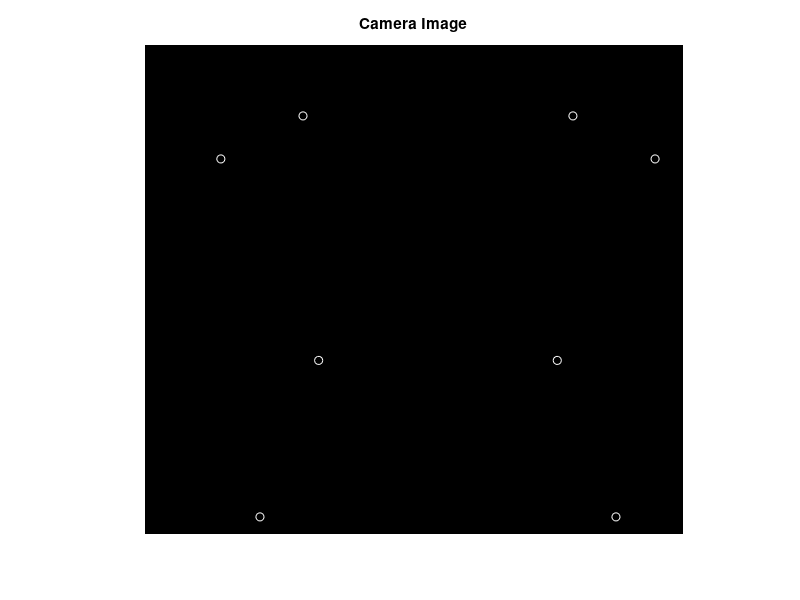

MATLAB code to generate this figure: (Note: this script raises an error after producing the figure.)
%% -------------------------------------------------------------------
%                               Part 1
%-------------------------------------------------------------------
%------- draw image points -------%
figure;
image = zeros(500,550);
imshow(image);
hold on;
c = [422,178,118,482,438,162,78,522];
r = [323,323,483,483,73,73,117,117];
plot(c,r,'wo');
title('Camera Image');

%------- generate P, 16*12 matrix -------%
Cube_points = [2,2,2; -2,2,2; -2,2,-2; 2,2,-2; 2,-2,2;-2,-2,2;-2,-2,-2;2,-2,-2];
P = zeros(16,12);
for i = 1 : 8
    cube_point = Cube_points(i,:);
    u = c(i);
    v = r(i);
    p = getp(cube_point,u,v);
    P(2*i-1:2*i,:) = p;
end
% print P
P

%------- solve Pm=0 -------%
[~,~,V] = svd(P);
M = zeros(3,4);
M(1,:) = V(1:4,12)';
M(2,:) = V(5:8,12)';
M(3,:) = V(9:12,12)';
% print M
M

%------- get Euclidean coordinates of the camera center -------%
[~,~,V] = svd(M);
Camera_center = V(1:3,4)/V(4,4);
Camera_center

%------- get M_prime -------%
M_prime = M(1:3,1:3)/M(3,3);
M_prime
    
%------- get R_X and Theta_x and N -------%
cos_x = M_prime(3,3)/sqrt(M_prime(3,3)*M_prime(3,3)+M_prime(3,2)*M_prime(3,2));
sin_x = -M_prime(3,2)/sqrt(M_prime(3,3)*M_prime(3,3)+M_prime(3,2)*M_prime(3,2));
theta_x = asin(sin_x)/pi*180
R_x = [1,0,0;0,cos_x,-sin_x;0,sin_x,cos_x]
N = M_prime*R_x

%------- get R_z and Theta_z -------%
cos_z = N(2,2)/sqrt(N(2,1)*N(2,1)+N(2,2)*N(2,2));
sin_z = -N(2,1)/sqrt(N(2,1)*N(2,1)+N(2,2)*N(2,2));
theta_z = asin(sin_z)/pi*180
R_z = [cos_z,-sin_z,0;sin_z,cos_z,0;0,0,1]

%------- compute K, focal lengths and image center coordinates -------%

K = N*R_z;
K = K/K(3,3)
alpha = K(1,1);
theta = acot(-K(1,2)/alpha);
beta = K(2,2)*sin(theta);
u_0 = K(1,3);
v_0 = K(2,3);

%% -------------------------------------------------------------------
%                               Part 2
%-------------------------------------------------------------------
%------- corner extraction and homography computation -------%
w = 30*9/1000;
h = 30*7/1000;
x_1 = [0,w,w,0;0,0,h,h;1,1,1,1];
I1 = imread('images2.png');
I2 = imread('images9.png');
I3 = imread('images12.png');
I4 = imread('images20.png');
V_0 = zeros(8,6);
figure;
for i = 1 : 4
    imshow(eval(['I',int2str(i)]));
    [x,y] = ginput(4);
    x_2(1,:) = x';
    x_2(2,:) = y';
    x_2(3,:) = ones(1,4);
    h = homography2d(x_1,x_2);
    s = h*x_1;
    H(:,:,i) = h;
    v11 = [h(1,1)*h(1,1),h(1,1)*h(2,1)+h(2,1)*h(1,1),h(2,1)*h(2,1),h(3,1)*h(1,1)+h(1,1)*h(3,1),h(3,1)*h(2,1)+h(2,1)*h(3,1),h(3,1)*h(3,1)]';
    v12 = [h(1,1)*h(1,2),h(1,1)*h(2,2)+h(2,1)*h(1,2),h(2,1)*h(2,2),h(3,1)*h(1,2)+h(1,1)*h(3,2),h(3,1)*h(2,2)+h(2,1)*h(3,2),h(3,1)*h(3,2)]';
    v22 = [h(1,2)*h(1,2),h(1,2)*h(2,2)+h(2,2)*h(1,2),h(2,2)*h(2,2),h(3,2)*h(1,2)+h(1,2)*h(3,2),h(3,2)*h(2,2)+h(2,2)*h(3,2),h(3,2)*h(3,2)]';
    V_0(2*i-1,:) = v12';
    V_0(2*i,:) = v11'-v22';    
end
H
%------- compute intrinsic and extrinsic parameters -------%
% compute B
[~,~,V] = svd(V_0);
B = zeros(3,3);
B(1,1) = V(1,6)';
B(1,2) = V(2,6)';
B(2,1) = V(2,6)';
B(2,2) = V(3,6)';
B(1,3) = V(4,6)';
B(3,1) = V(4,6)';
B(2,3) = V(5,6)';
B(3,2) = V(5,6)';
B(3,3) = V(6,6)';
B

% compute intrinsic parameters and A
v_0_2d = (B(1,2)*B(1,3)-B(1,1)*B(2,3))/(B(1,1)*B(2,2)-B(1,2)*B(1,2))
lambda_2d = B(3,3)-(B(1,3)*B(1,3)+v_0_2d*(B(1,2)*B(1,3)-B(1,1)*B(2,3)))/B(1,1)
alpha_2d = sqrt(lambda_2d/B(1,1))
beta_2d = sqrt(lambda_2d*B(1,1)/(B(1,1)*B(2,2)-B(1,2)*B(1,2)))
gamma_2d = -B(1,2)*alpha_2d*alpha_2d*beta_2d/lambda_2d
u_0_2d = gamma_2d*v_0_2d/alpha_2d - B(1,3)*alpha_2d*alpha_2d/gamma_2d
A = [alpha_2d,gamma_2d,u_0_2d;0,beta_2d,v_0_2d;0,0,1];
A_inv = eye(3)/A;
R_0 = zeros(3,3,4);
R = zeros(3,3,4);
t = zeros(3,4);

% compute extrinsic parameters and A
for i = 1:4
    % computer R and t
    lambda = 1/((A_inv*H(1:3,1,i))'*(A_inv*H(1:3,1,i)));
    R_0(1:3,1,i) = A_inv*H(1:3,1,i)*lambda;
    R_0(1:3,2,i) = A_inv*H(1:3,2,i)*lambda;
    R_0(1:3,3,i) = cross(R_0(1:3,1,i),R_0(1:3,2,i));
    t(:,i) = A_inv*H(1:3,3,i)*lambda;
    % test R
    test1(:,:,i) = R_0(:,:,i)'*R_0(:,:,i);
    % improve R
    [U,~,V] = svd(R_0(:,:,i));
    R(:,:,i) = U*V';
    % test R
    test2(:,:,i) = R(:,:,i)'*R(:,:,i);
end
% print t,R_0,R,test1=R_0'R_0,test2=R'R
t
R_0
R
test1
test2

%------------------- improving accuracy -------------------%
% ---------- get approximate grid corners
P_80 = 0.03*[0,1,2,3,4,5,6,7,8,9, 0,1,2,3,4,5,6,7,8,9, 0,1,2,3,4,5,6,7,8,9, 0,1,2,3,4,5,6,7,8,9, 0,1,2,3,4,5,6,7,8,9, 0,1,2,3,4,5,6,7,8,9, 0,1,2,3,4,5,6,7,8,9, 0,1,2,3,4,5,6,7,8,9;
    0,0,0,0,0,0,0,0,0,0, 1,1,1,1,1,1,1,1,1,1, 2,2,2,2,2,2,2,2,2,2, 3,3,3,3,3,3,3,3,3,3, 4,4,4,4,4,4,4,4,4,4, 5,5,5,5,5,5,5,5,5,5, 6,6,6,6,6,6,6,6,6,6, 7,7,7,7,7,7,7,7,7,7];
P_80(3,:) = ones(1,80);
p_approx = zeros(3,80,4);
figure; 
for i = 1 : 4
    p_approx(:,:,i) = H(:,:,i)*P_80;
    p_approx(:,:,i) = p_approx(:,:,i)./[p_approx(3,:,i);p_approx(3,:,i);p_approx(3,:,i)];
    subplot(2,2,i); imshow(eval(['I',int2str(i)])); 
    hold on;
    c = uint16(p_approx(1,:,i));
    r = uint16(p_approx(2,:,i));
    plot(c,r,'go');
    title(['Figure1:Projected grid corners ',int2str(i)]);
end

% ---------- detect Harris corners
figure; 
for i = 1 : 4     
    [cim, r, c, rsubp, csubp] = harris(rgb2gray(eval(['I',int2str(i)])), 2, 500, 2, 0);
    subplot(2,2,i); imshow(eval(['I',int2str(i)])); 
    hold on;
    plot(c,r,'rx');
    title(['Figure2:Harris corners ',int2str(i)]);
    
    % -------- compute p_correct  
    N = dist2([csubp,rsubp], p_approx(1:2,:,i)');
    for j = 1 : 80
        Ni = N(:,j);
        n = find(Ni == min(Ni));
        p_correct(1,j,i) = c(n);
        p_correct(2,j,i) = r(n);
    end
end
% print p_correct
figure;
for i = 1 : 4
    subplot(2,2,i); imshow(eval(['I',int2str(i)])); 
    hold on;
    plot(p_correct(1,:,i),p_correct(2,:,i),'rx');
    title(['Figure3:grid points ',int2str(i)]);
end
p_correct(3,:,:) = ones(1,80,4);

% -------- compute new homography H
for i = 1 : 4
    h = homography2d(P_80, p_correct(:,:,i));
    s = h*P_80;
    H_new(:,:,i) = h;
    v11 = [h(1,1)*h(1,1),h(1,1)*h(2,1)+h(2,1)*h(1,1),h(2,1)*h(2,1),h(3,1)*h(1,1)+h(1,1)*h(3,1),h(3,1)*h(2,1)+h(2,1)*h(3,1),h(3,1)*h(3,1)]';
    v12 = [h(1,1)*h(1,2),h(1,1)*h(2,2)+h(2,1)*h(1,2),h(2,1)*h(2,2),h(3,1)*h(1,2)+h(1,1)*h(3,2),h(3,1)*h(2,2)+h(2,1)*h(3,2),h(3,1)*h(3,2)]';
    v22 = [h(1,2)*h(1,2),h(1,2)*h(2,2)+h(2,2)*h(1,2),h(2,2)*h(2,2),h(3,2)*h(1,2)+h(1,2)*h(3,2),h(3,2)*h(2,2)+h(2,2)*h(3,2),h(3,2)*h(3,2)]';
    V_0_new(2*i-1,:) = v12';
    V_0_new(2*i,:) = v11'-v22';    
end
H_new
% ---------- compute new K, R, t
% compute new B
[~,~,V] = svd(V_0_new);
B_new = zeros(3,3);
B_new(1,1) = V(1,6);
B_new(1,2) = V(2,6);
B_new(2,1) = V(2,6);
B_new(2,2) = V(3,6);
B_new(1,3) = V(4,6);
B_new(3,1) = V(4,6);
B_new(2,3) = V(5,6);
B_new(3,2) = V(5,6);
B_new(3,3) = V(6,6);
% compute new A (or K)
v_0_2d_new = (B_new(1,2)*B_new(1,3)-B_new(1,1)*B_new(2,3))/(B_new(1,1)*B_new(2,2)-B_new(1,2)*B_new(1,2));
lambda_2d_new = B_new(3,3)-(B_new(1,3)*B_new(1,3)+v_0_2d_new*(B_new(1,2)*B_new(1,3)-B_new(1,1)*B_new(2,3)))/B_new(1,1);
alpha_2d_new = sqrt(lambda_2d_new/B_new(1,1));
beta_2d_new = sqrt(lambda_2d_new*B_new(1,1)/(B_new(1,1)*B_new(2,2)-B_new(1,2)*B_new(1,2)));
gamma_2d_new = -B_new(1,2)*alpha_2d_new*alpha_2d_new*beta_2d_new/lambda_2d_new;
u_0_2d_new = gamma_2d_new*v_0_2d_new/alpha_2d_new - B_new(1,3)*alpha_2d_new*alpha_2d_new/gamma_2d_new;
A_new = [alpha_2d_new,gamma_2d_new,u_0_2d_new;0,beta_2d_new,v_0_2d_new;0,0,1];
A_inv = eye(3)/A_new;
R_new = zeros(3,3,4);
t_new = zeros(3,4);
% computer R and t
 for i = 1:4  
    R_new(:,:,i) = A_inv * H_new(:,:,i);
    t_new(:,i) = R_new(:,3,i);
    R_new(:,3,i) = cross(R_new(:,1,i),R_new(:,2,i));

 end

% print new R, A and t
t_new
R_new
A_new

% ----------------- compute error -----------------
p_projected = zeros(3,80,4);
for i = 1 : 4
    % get projected corners
    p_projected(:,:,i) = H_new(:,:,i)*P_80;
    p_projected(:,:,i) = p_projected(:,:,i)./[p_projected(3,:,i);p_projected(3,:,i);p_projected(3,:,i)];
    % compute previous error
    err_previous(:,i) = (p_approx(1,:,i) - p_correct(1,:,i))*(p_approx(1,:,i) - p_correct(1,:,i))' + (p_approx(2,:,i) - p_correct(2,:,i))*(p_approx(2,:,i) - p_correct(2,:,i))';
    % compute improved error
    err_reprojection(:,i) = (p_projected(1,:,i) - p_correct(1,:,i))*(p_projected(1,:,i) - p_correct(1,:,i))' + (p_projected(2,:,i) - p_correct(2,:,i))*(p_projected(2,:,i) - p_correct(2,:,i))';
end

%% -------------------------------------------------------------------
%                               Part 3
%-------------------------------------------------------------------
%------------------ Augmenting an Image ----------------
% get world coordinates of the clip art image  
I0 = rgb2gray(imread('1.jpg'));
I1 = imread('1.gif');
figure;
imshow(I0);
figure;
imshow(I1);

[c,r,~] = size(I0);
d = 0.21/(c-1)/2;
X_1 = zeros(3,c*r);
X_0 = zeros(2,c*r);
for i = 1 : c
    for j = 1 : r
        X_0(1,(i-1)*r+j) = j;
        X_1(1,(i-1)*r+j) = d*(j-1);
        X_0(2,(i-1)*r+j) = i;
        X_1(2,(i-1)*r+j) = d*(i-1);
        X_1(3,(i-1)*r+j) = 1;
    end
end

%----------- transfer to image coordinates
I0_projected = ones(480,640,4)*255; 
for i = 1 : 4
    % transfer
    X_2(:,:,i) = H_new(:,:,i) * X_1;
    X_2(:,:,i) = X_2(:,:,i)./[X_2(3,:,i);X_2(3,:,i);X_2(3,:,i)];
    X_2(:,:,i) = uint16(X_2(:,:,i));
    for j = 1 : r * c
        if (I0(c-X_0(2,j)+1,X_0(1,j)) < 255)
            I0_projected(X_2(2,j,i),X_2(1,j,i),i) = I0(c-X_0(2,j)+1,X_0(1,j));
        end
    end  
end
% print projected images
figure;
for k = 1 : 4
    % I0_projected(:,:,k) = imerode(I0_projected(:,:,k),ones(3,3));
    B = double(eval(['I',int2str(k),'(:,:,3)']));
    G = double(eval(['I',int2str(k),'(:,:,2)']));
    R = double(eval(['I',int2str(k),'(:,:,1)']));
    for i = 1 : 480
        for j = 1 : 640
            if (I0_projected(i,j,k)<255)
                B(i,j) = I0_projected(i,j,k);
                G(i,j) = I0_projected(i,j,k);
                R(i,j) = I0_projected(i,j,k);
            end
        end
    end
    B = medfilt2(B);
    G = medfilt2(G);
    R = medfilt2(R);
    I_projected = uint8(cat(3,R,G,B));   
    subplot(2,2,k);
    imshow(I_projected); 
    title(['Figure4:Augmenting image ',int2str(k)]);
end
% ----------- Augmenting an Object ----------------
% world coordinates of cube
X1_cube = [0, 0.09, 0.09, 0,    0,    0.09, 0.09, 0;
           0, 0,    0.09, 0.09, 0,    0,    0.09, 0.09;
           0, 0,    0,    0,    0.09, 0.09, 0.09, 0.09;
           1, 1,    1,    1,    1,    1,    1,    1];
% transfer and print
X2_cube = zeros(3,8,4);
H_cube = zeros(3,4,4);
figure;
for i = 1 : 4
    H_cube(:,:,i) = A_new * [R_new(:,:,i),t_new(:,i)];
    X2_cube(:,:,i) = H_cube(:,:,i) * X1_cube;
    X2_cube(:,:,i) = X2_cube(:,:,i)./[X2_cube(3,:,i);X2_cube(3,:,i);X2_cube(3,:,i)];
    subplot(2,2,i); imshow(eval(['I',int2str(i)])); 
    hold on;
    c = X2_cube(2,:,i);
    r = X2_cube(1,:,i);
    plot([r(1:4),r(1),r(5:8),r(5)],[c(1:4),c(1),c(5:8),c(5)],'go-');
    plot([r(2),r(6)],[c(2),c(6)],'go-');
    plot([r(3),r(7)],[c(3),c(7)],'go-');
    plot([r(4),r(8)],[c(4),c(8)],'go-');
    title(['Figure5:Augmenting object',int2str(i)]);
end
